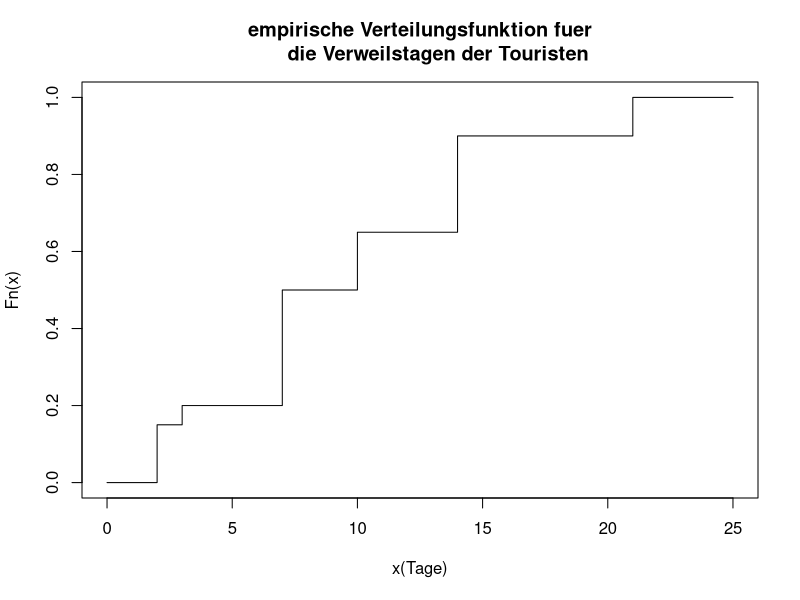

This chart was generated by the following R code:
make.Fn = function(argument,cumHaeufigkeit) {
    Fn = function(arg) {
        # how to sort the x ?
        # argument = x[1,]
        # depVar = x[2,]
        # total = sum(depVar)
        # haeufigkeit = depVar/total
        # cumHaeufigkeit = cumsum(haeufigkeit)
        argument.min = argument[1]
        argument.max = argument[length(argument)]
        if(arg < argument.min) {
            var = 0
        }
        else if(arg >= argument.max) {
            var = 1
        }
        else {
            var = cumHaeufigkeit[argument >= arg][1]
        }
        var
    }
}

touristData = rbind(c(2,3,7,10,14,21),c(6,2,12,6,10,4))
argument = touristData[1,]
depVar = touristData[2,]
total = sum(depVar)
haeufigkeit = depVar/total
cumHaeufigkeit = cumsum(haeufigkeit)

touristFn = make.Fn(argument,cumHaeufigkeit)
touristFn(9) - touristFn(3)


# plot
# extend the range of variable
argument.ext = c(0,argument,25)
cumHaeufigkeit.ext = cumsum(c(0,haeufigkeit,0))
plot(argument.ext,cumHaeufigkeit.ext,type = "s",xlab = "x(Tage)", ylab = "Fn(x)",main = "empirische Verteilungsfunktion fuer
      die Verweilstagen der Touristen")